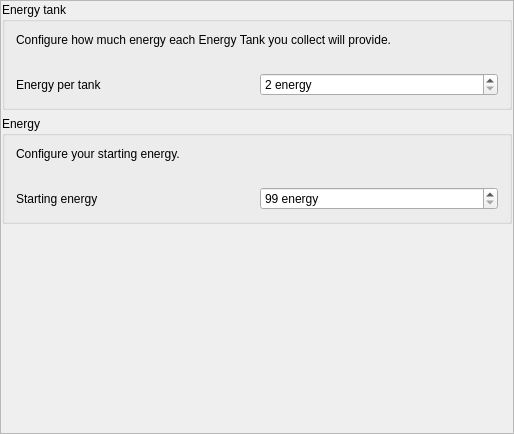
<?xml version="1.0" encoding="UTF-8"?>
<ui version="4.0">
 <class>PresetMSREnergy</class>
 <widget class="QMainWindow" name="PresetMSREnergy">
  <property name="geometry">
   <rect>
    <x>0</x>
    <y>0</y>
    <width>514</width>
    <height>434</height>
   </rect>
  </property>
  <property name="windowTitle">
   <string>Energy</string>
  </property>
  <widget class="QWidget" name="centralWidget">
   <property name="maximumSize">
    <size>
     <width>16777215</width>
     <height>16777215</height>
    </size>
   </property>
   <layout class="QVBoxLayout" name="main_layout">
    <property name="leftMargin">
     <number>0</number>
    </property>
    <property name="topMargin">
     <number>0</number>
    </property>
    <property name="rightMargin">
     <number>0</number>
    </property>
    <property name="bottomMargin">
     <number>0</number>
    </property>
    <item>
     <widget class="QScrollArea" name="scroll_area">
      <property name="widgetResizable">
       <bool>true</bool>
      </property>
      <widget class="QWidget" name="scroll_area_contents">
       <property name="geometry">
        <rect>
         <x>0</x>
         <y>0</y>
         <width>512</width>
         <height>432</height>
        </rect>
       </property>
       <property name="sizePolicy">
        <sizepolicy hsizetype="Ignored" vsizetype="Preferred">
         <horstretch>0</horstretch>
         <verstretch>0</verstretch>
        </sizepolicy>
       </property>
       <layout class="QVBoxLayout" name="scroll_area_layout">
        <property name="leftMargin">
         <number>1</number>
        </property>
        <property name="topMargin">
         <number>1</number>
        </property>
        <property name="rightMargin">
         <number>1</number>
        </property>
        <property name="bottomMargin">
         <number>0</number>
        </property>
        <item>
         <widget class="QGroupBox" name="energy_tank_box">
          <property name="title">
           <string>Energy tank</string>
          </property>
          <layout class="QGridLayout" name="gridLayout_2">
           <item row="0" column="0" colspan="2">
            <widget class="QLabel" name="energy_tank_capacity_description">
             <property name="text">
              <string>&lt;html&gt;&lt;head/&gt;&lt;body&gt;&lt;p&gt;Configure how much energy each Energy Tank you collect will provide.&lt;/p&gt;&lt;/body&gt;&lt;/html&gt;</string>
             </property>
             <property name="wordWrap">
              <bool>false</bool>
             </property>
            </widget>
           </item>
           <item row="2" column="0">
            <widget class="QLabel" name="energy_tank_capacity_label">
             <property name="text">
              <string>Energy per tank</string>
             </property>
            </widget>
           </item>
           <item row="1" column="0" colspan="2">
            <spacer name="energy_tank_capacity_spacer">
             <property name="orientation">
              <enum>Qt::Vertical</enum>
             </property>
             <property name="sizeType">
              <enum>QSizePolicy::Fixed</enum>
             </property>
             <property name="sizeHint" stdset="0">
              <size>
               <width>20</width>
               <height>20</height>
              </size>
             </property>
            </spacer>
           </item>
           <item row="2" column="1">
            <widget class="QSpinBox" name="energy_tank_capacity_spin_box">
             <property name="suffix">
              <string> energy</string>
             </property>
             <property name="minimum">
              <number>2</number>
             </property>
             <property name="maximum">
              <number>1000</number>
             </property>
            </widget>
           </item>
          </layout>
         </widget>
        </item>
        <item>
         <widget class="QGroupBox" name="groupBox">
          <property name="title">
           <string>Energy</string>
          </property>
          <layout class="QGridLayout" name="gridLayout">
           <item row="0" column="0">
            <widget class="QLabel" name="energy_capacity_description">
             <property name="text">
              <string>&lt;html&gt;&lt;head/&gt;&lt;body&gt;&lt;p&gt;Configure your starting energy.&lt;/p&gt;&lt;/body&gt;&lt;/html&gt;</string>
             </property>
             <property name="wordWrap">
              <bool>true</bool>
             </property>
            </widget>
           </item>
           <item row="4" column="0">
            <widget class="QLabel" name="energy_capacity_label">
             <property name="text">
              <string>Starting energy</string>
             </property>
            </widget>
           </item>
           <item row="1" column="0" colspan="2">
            <spacer name="energy_capacity_spacer">
             <property name="orientation">
              <enum>Qt::Horizontal</enum>
             </property>
             <property name="sizeHint" stdset="0">
              <size>
               <width>40</width>
               <height>20</height>
              </size>
             </property>
            </spacer>
           </item>
           <item row="4" column="1">
            <widget class="QSpinBox" name="energy_capacity_spin_box">
             <property name="suffix">
              <string> energy</string>
             </property>
             <property name="minimum">
              <number>99</number>
             </property>
             <property name="maximum">
              <number>1000</number>
             </property>
            </widget>
           </item>
          </layout>
         </widget>
        </item>
        <item>
         <spacer name="energy_tank_spacer">
          <property name="orientation">
           <enum>Qt::Vertical</enum>
          </property>
          <property name="sizeHint" stdset="0">
           <size>
            <width>20</width>
            <height>40</height>
           </size>
          </property>
         </spacer>
        </item>
       </layout>
      </widget>
     </widget>
    </item>
   </layout>
  </widget>
 </widget>
 <layoutdefault spacing="6" margin="11"/>
 <resources/>
 <connections/>
</ui>
